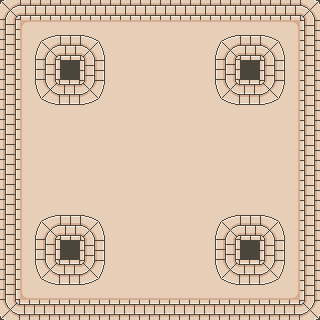

A 2D game scene composited from a Tiled map and its tileset images. What follows is a short description and the map's XML, with every tile layer's data as written:
An orthogonal 16x16 tile map with 20x20 px tiles, 2 tile layers (Floor, Walls) and 16 objects (NORTH, WEST, SOUTH, EAST).

<map version="1.10" tiledversion="1.12.2" orientation="orthogonal" renderorder="right-down" width="16" height="16" tilewidth="20" tileheight="20" infinite="0" nextlayerid="5" nextobjectid="20">
 <tileset firstgid="1" source="../../../assets/tilesets/floor_type_1/floor_type_1.tsx" />
 <layer id="3" name="Floor" width="16" height="16">
  <data encoding="csv">
25,25,25,25,25,25,25,25,25,25,25,25,25,25,25,25,
25,6,7,7,7,7,7,7,7,7,7,7,7,7,8,25,
25,17,18,18,18,18,18,18,18,18,18,18,18,18,19,25,
25,17,18,18,18,18,18,18,18,18,18,18,18,18,19,25,
25,17,18,18,18,18,18,18,18,18,18,18,18,18,19,25,
25,17,18,18,18,18,18,18,18,18,18,18,18,18,19,25,
25,17,18,18,18,18,18,18,18,18,18,18,18,18,19,25,
25,17,18,18,18,18,18,18,18,18,18,18,18,18,19,25,
25,17,18,18,18,18,18,18,18,18,18,18,18,18,19,25,
25,17,18,18,18,18,18,18,18,18,18,18,18,18,19,25,
25,17,18,18,18,18,18,18,18,18,18,18,18,18,19,25,
25,17,18,18,18,18,18,18,18,18,18,18,18,18,19,25,
25,17,18,18,18,18,18,18,18,18,18,18,18,18,19,25,
25,17,18,18,18,18,18,18,18,18,18,18,18,18,19,25,
25,28,29,29,29,29,29,29,29,29,29,29,29,29,30,25,
25,25,25,25,25,25,25,25,25,25,25,25,25,25,25,25
</data>
 </layer>
 <layer id="1" name="Walls" width="16" height="16">
  <data encoding="csv">
13,14,14,14,14,14,14,14,14,14,14,14,14,14,14,15,
24,1,2,3,4,5,0,0,0,0,1,2,3,4,5,26,
24,12,13,14,15,16,0,0,0,0,12,13,14,15,16,26,
24,23,24,25,26,27,0,0,0,0,23,24,25,26,27,26,
24,34,35,36,37,38,0,0,0,0,34,35,36,37,38,26,
24,45,46,47,48,49,0,0,0,0,45,46,47,48,49,26,
24,0,0,0,0,0,0,0,0,0,0,0,0,0,0,26,
24,0,0,0,0,0,0,0,0,0,0,0,0,0,0,26,
24,0,0,0,0,0,0,0,0,0,0,0,0,0,0,26,
24,0,0,0,0,0,0,0,0,0,0,0,0,0,0,26,
24,1,2,3,4,5,0,0,0,0,1,2,3,4,5,26,
24,12,13,14,15,16,0,0,0,0,12,13,14,15,16,26,
24,23,24,25,26,27,0,0,0,0,23,24,25,26,27,26,
24,34,35,36,37,38,0,0,0,0,34,35,36,37,38,26,
24,45,46,47,48,49,0,0,0,0,45,46,47,48,49,26,
35,36,36,36,36,36,36,36,36,36,36,36,36,36,36,37
</data>
 </layer>
 <objectgroup id="2" name="Collision">
  <object id="1" x="20" y="0" width="120" height="20" />
  <object id="2" x="180" y="0" width="120" height="20" />
  <object id="5" x="0" y="20" width="20" height="120" />
  <object id="6" x="0" y="180" width="20" height="120" />
  <object id="7" x="20" y="300" width="120" height="20" />
  <object id="8" x="180" y="300" width="120" height="20" />
  <object id="9" x="300" y="180" width="20" height="120" />
  <object id="10" x="300" y="20" width="20" height="120" />
  <object id="16" x="40" y="40" width="60" height="60" />
  <object id="17" x="220" y="40" width="60" height="60" />
  <object id="18" x="40" y="220" width="60" height="60" />
  <object id="19" x="220" y="220" width="60" height="60" />
 </objectgroup>
 <objectgroup id="4" name="Doors">
  <properties>
   <property name="max" type="int" value="4" />
   <property name="min" type="int" value="1" />
  </properties>
  <object id="11" name="NORTH" x="140" y="0" width="40" height="20" />
  <object id="12" name="WEST" x="0" y="140" width="20" height="40" />
  <object id="13" name="SOUTH" x="140" y="300" width="40" height="20" />
  <object id="14" name="EAST" x="300" y="140" width="20" height="40" />
 </objectgroup>
</map>
